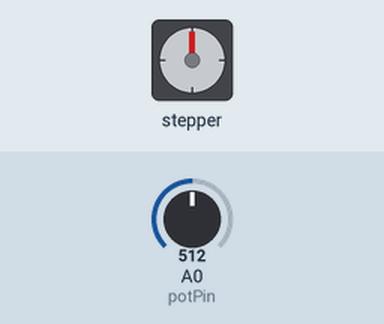
The sketch below on a simulated Arduino Uno, built with avr-gcc and run on an emulated ATmega328P. On the bench: stepper motor. Wiring (inferred from the names in the program): stepper motor driver (200 steps per turn assumed): step pin 2; direction pin 5. The test bench sets the inputs (shaded band); at power-on: A0 (potPin) = 512.

Above: at 4.2 s.
4.3 s: A0 (potPin) set to 593
5.8 s: A0 (potPin) set to 619
At 6.29 s:
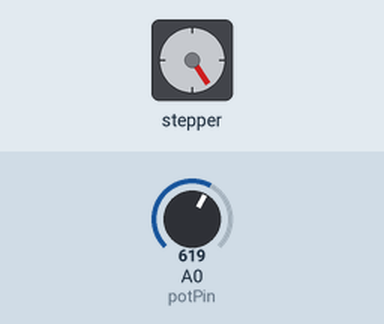
At 6.89 s:
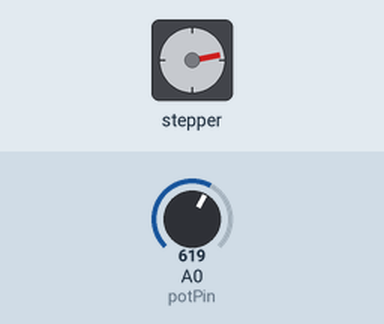
8.8 s: A0 (potPin) set to 710
At 9.01 s:
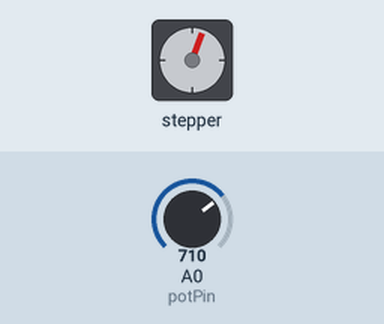
11.8 s: A0 (potPin) set to 716
Timing chart, 0 to 18.8 s (numbered marks = the images above; inputs shaded):
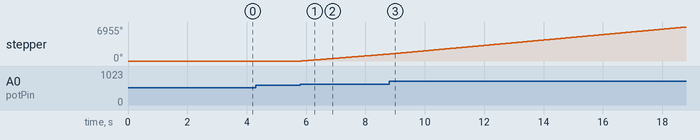

Measured:
- the behaviour switches between 603 and 604 on A0 (potPin) (found by bisection; images 0 and 1)
- after the input at 4.3 s, every drawn part: stays the same
- after the input at 5.8 s, stepper: keeps turning clockwise at about 482°/s, starting at once

The sketch:

Nema-17-Motor-1-Potentiometer.ino
```cpp
const int stepPin = 2;
const int dirPin  = 5;
const int potPin  = A0;

// Delay range (microseconds): larger = slower, smaller = faster
const int maxDelayMicros = 2000; // at 0° -> slowest
const int minDelayMicros = 700;  // at 180° -> fastest

// Dead zone (degrees) around 0 where motor is stopped
const int deadbandDegrees = 30;

// Calibration time (ms) — move pot to both ends during this time
const unsigned long calibTimeMs = 3000;

int rawMin = 1023;
int rawMax = 0;
int smoothedRaw = 512;

void setup() {
  pinMode(stepPin, OUTPUT);
  pinMode(dirPin, OUTPUT);
  digitalWrite(stepPin, LOW);

  // --- Auto-calibration: sample the pot for calibTimeMs to find raw min/max ---
  unsigned long start = millis();
  while (millis() - start < calibTimeMs) {
    int r = analogRead(potPin);
    if (r < rawMin) rawMin = r;
    if (r > rawMax) rawMax = r;
    delay(5);
  }

  // Fallback if the user didn't move the pot or measured range is tiny
  if (rawMax - rawMin < 50) {
    rawMin = 0;
    rawMax = 1023;
  }

  // initialize the smoother with the midpoint
  smoothedRaw = (rawMin + rawMax) / 2;
}

void loop() {
  int raw = analogRead(potPin);

  // simple exponential smoothing to reduce jitter
  smoothedRaw = (smoothedRaw * 7 + raw) / 8;

  float angle = rawToAngle(smoothedRaw); // -180 .. +180

  // Deadband: motor off if within ±deadbandDegrees around center
  if (fabs(angle) <= deadbandDegrees) {
    digitalWrite(stepPin, LOW); // ensure STEP is low
    delay(10);
    return;
  }

  // Direction: positive angle -> clockwise, negative -> counterclockwise
  if (angle > 0) {
    digitalWrite(dirPin, HIGH);
  } else {
    digitalWrite(dirPin, LOW);
  }

  // Map speed: 0° -> slowest, 180° -> fastest
  int stepDelay = map((int)fabs(angle), 0, 180, maxDelayMicros, minDelayMicros);

  // Single step pulse
  digitalWrite(stepPin, HIGH);
  delayMicroseconds(stepDelay);
  digitalWrite(stepPin, LOW);
  delayMicroseconds(stepDelay);
}

// Convert calibrated raw ADC value to angle in degrees (-180..+180)
float rawToAngle(int r) {
  int center = (rawMin + rawMax) / 2;
  if (r == center) return 0.0f;

  if (r < center) {
    // map center..rawMin -> 0..-180
    float denom = float(center - rawMin);
    if (denom <= 0.0f) return -180.0f;
    return - (float)(center - r) / denom * 180.0f;
  } else {
    // map center..rawMax -> 0..+180
    float denom = float(rawMax - center);
    if (denom <= 0.0f) return 180.0f;
    return (float)(r - center) / denom * 180.0f;
  }
}
```
